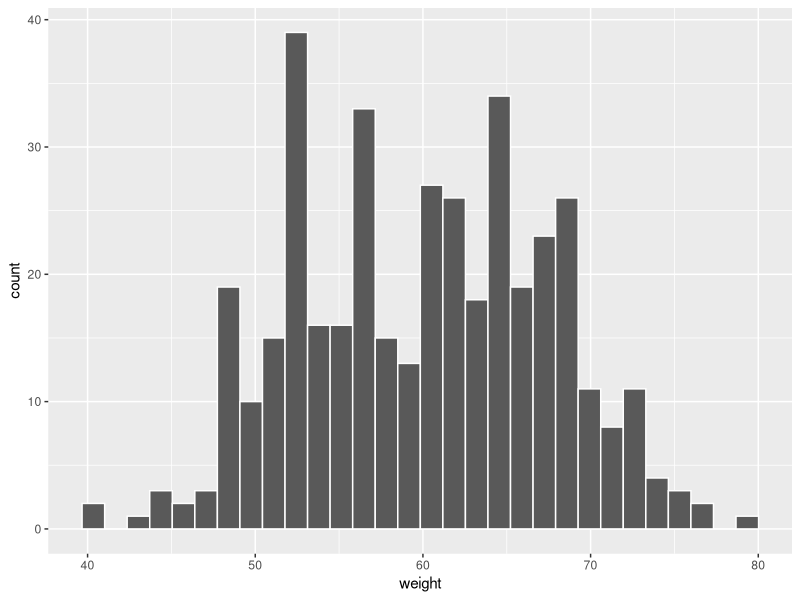
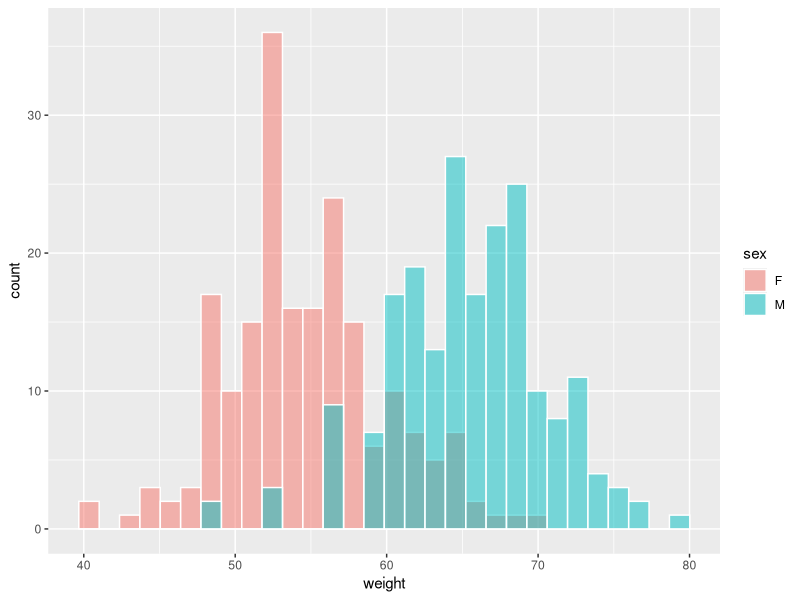
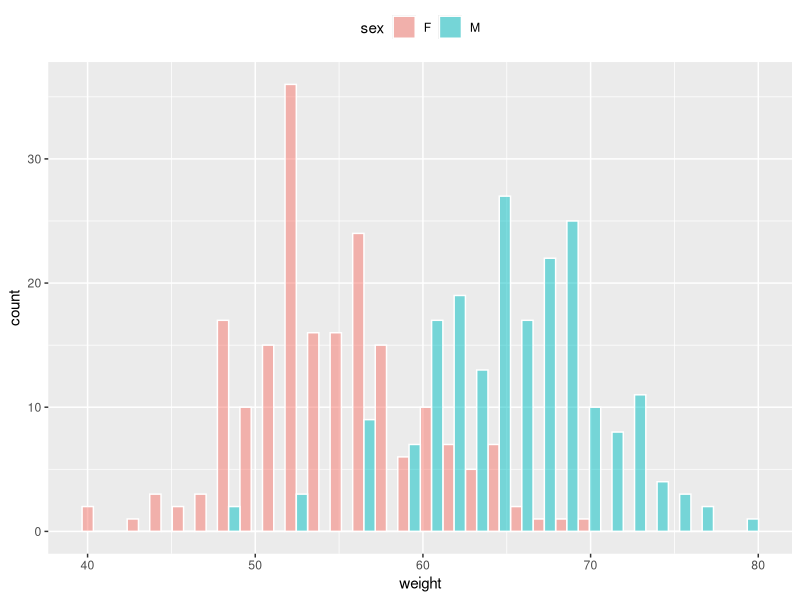
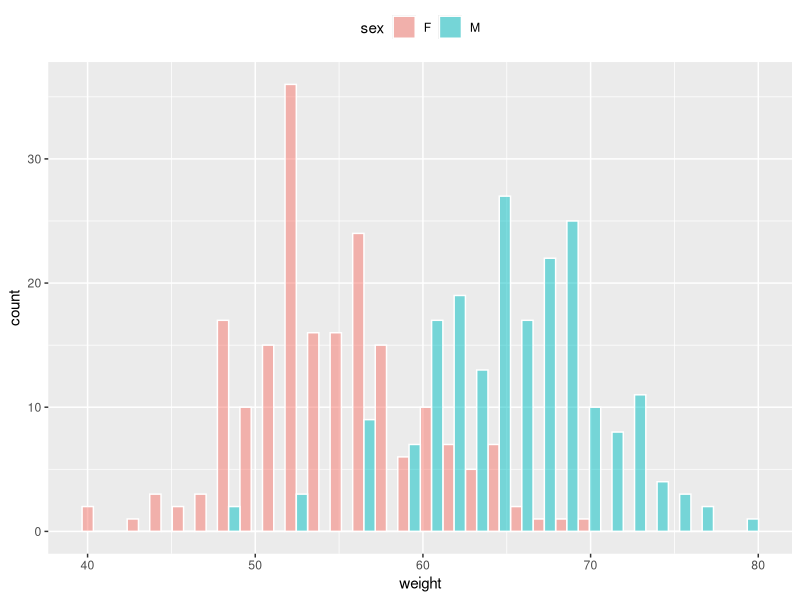
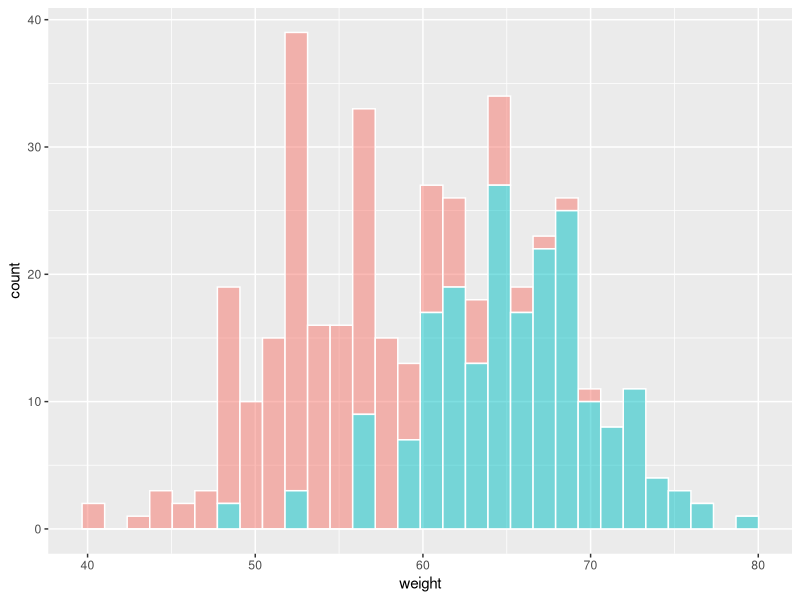
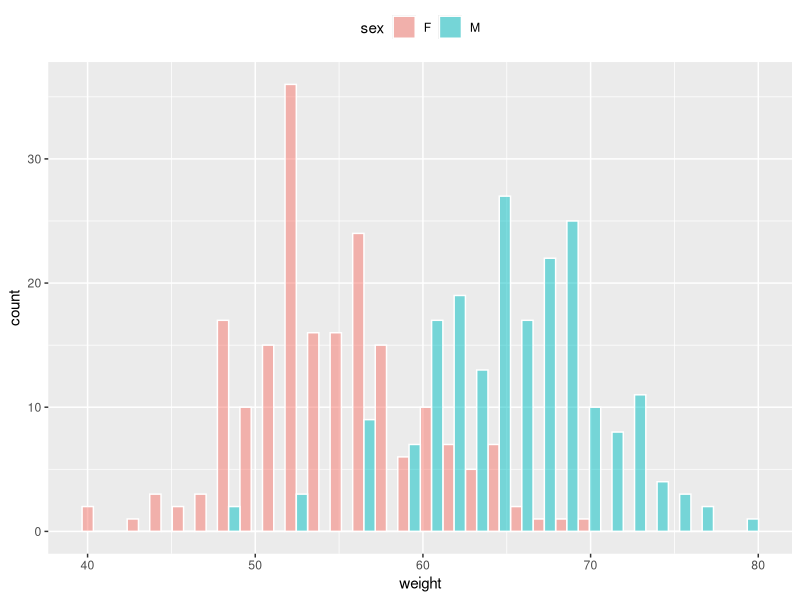
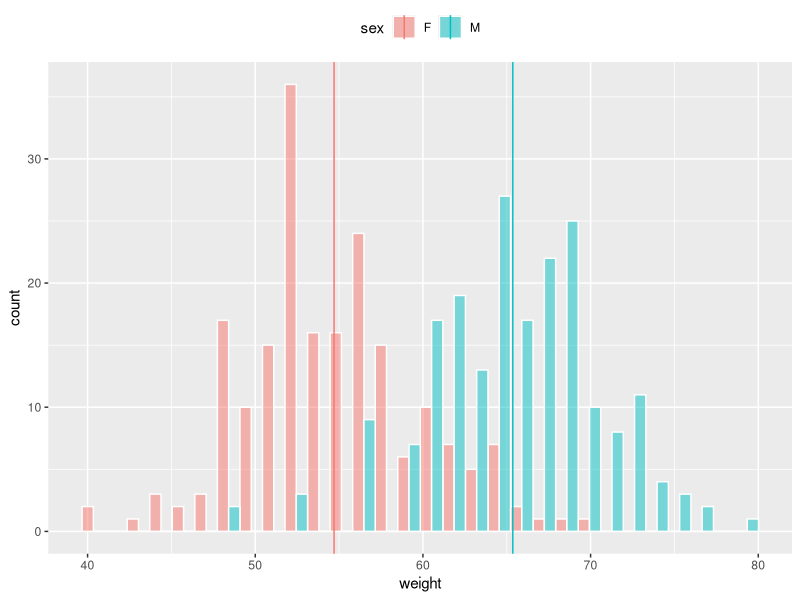
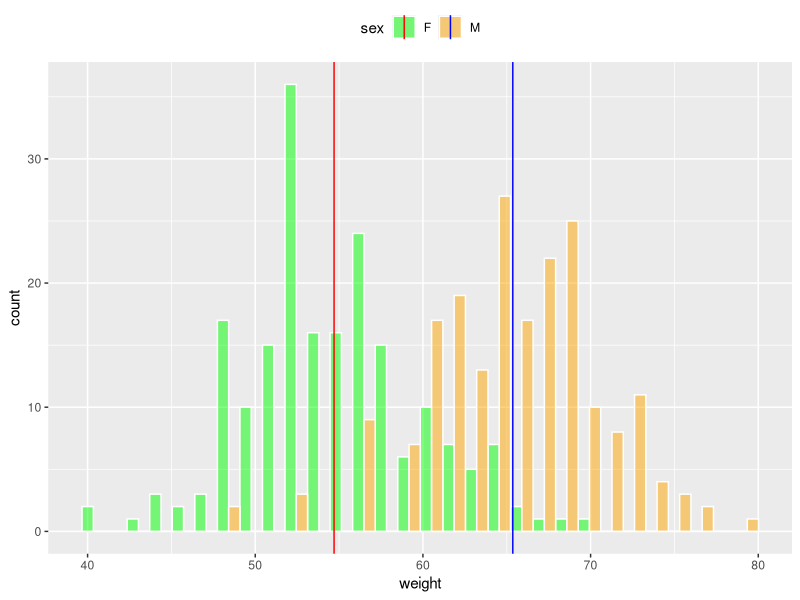

Reproduce these figures in R, in order.
#importing dataset
dataset = read.csv("data.csv")
dataset = read.csv("data.csv")
library(ggplot2)
#creating basic histogram

ggplot(dataset, aes(x = weight)) +
  geom_histogram(color = "white")

#changing histogram plot line colors by group
#alpha value used for lightening or  deepening color of bars in histogram
ggplot(dataset, aes(x = weight, fill = sex)) +
  geom_histogram(color = "white", alpha = 0.5, position = "identity")
#position adjustment is used for overlapping points in bars
#possible values for argument positions are-
#="identity", "stack", "dodge" default values
#inter leaved histogram, Male and female histogram will be separated
#theme used to set legend name right, left or top (F= red, M= blue bars)

ggplot(dataset, aes(x = weight, fill = sex)) +
  geom_histogram(color = "white", alpha = 0.5, position = "dodge") +
  theme(legend.position = "top")

#using position dodge

ggplot(dataset, aes(x = weight, fill = sex)) +
  geom_histogram(color = "white", alpha = 0.5, position = "dodge") +
  theme(legend.position = "top")


ggplot(dataset, aes(x = weight, fill = sex)) +
  geom_histogram(color = "white", alpha = 0.5, position = "stack") +
  theme(legend.position = "dodge")

#adding mean line for female and male separately
#the plyr package used to calculate the mean weight of each group
install.packages("plyr")
library(plyr)
group_means = ddply(dataset, "sex", summarise, grp.mean = mean(weight))
group_means

#adding meanline
myplot= ggplot(dataset, aes(x = weight, fill = sex)) +
  geom_histogram(color = "white", alpha = 0.5, position = "dodge") +
  theme(legend.position = "top")

ggplot(dataset, aes(x = weight, fill = sex)) +
  geom_histogram(color = "white", alpha = 0.5, position = "dodge") +
  theme(legend.position = "top")
#adding name of fuction myplot
myplot= ggplot(dataset, aes(x = weight, fill = sex)) +
  geom_histogram(color = "white", alpha = 0.5, position = "dodge") +
  theme(legend.position = "top")
#adding meanline with "geom_vline"
myplot= ggplot(dataset, aes(x = weight, fill = sex)) +
  geom_histogram(color = "white", alpha = 0.5, position = "dodge") + 
  geom_vline(data=group_means, aes(xintercept = grp.mean, color = sex)) +
  theme(legend.position = "top")
myplot

#to use customize color my self, 
myplot + scale_color_manual(values = c("red", "blue"))+
  scale_fill_manual(values = c("green", "orange"))

#HEXADECIMAL VALUES FOR COLOR LINE AND FILL COLOR
myplot + scale_color_manual(values = c("#999999", "#E69F00"))+
  scale_fill_manual(values = c("#999999", "#E69F00"))

#USING COLOR BREWER color palettes google platete name dark2
myplot+ scale_color_brewer(palette = "Dark2" )+
  scale_fill_brewer(palette = "Dark2")

myplot+ scale_color_brewer(palette = "Paired" )+
  scale_fill_brewer(palette = "Paired")

#using grey scale
myplot+ scale_color_grey()+
  scale_fill_grey()+ theme_classic()

myplot+ scale_color_grey()+
  scale_fill_grey()+ theme_classic()
                 